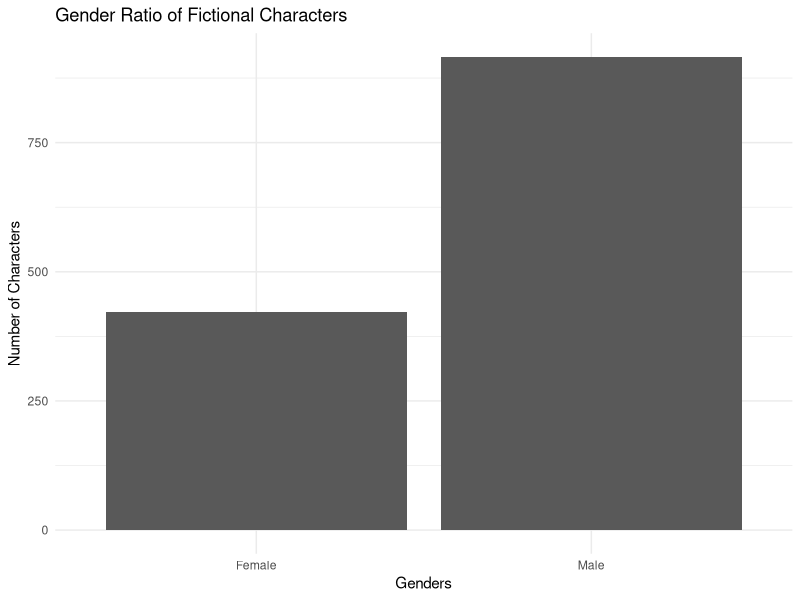
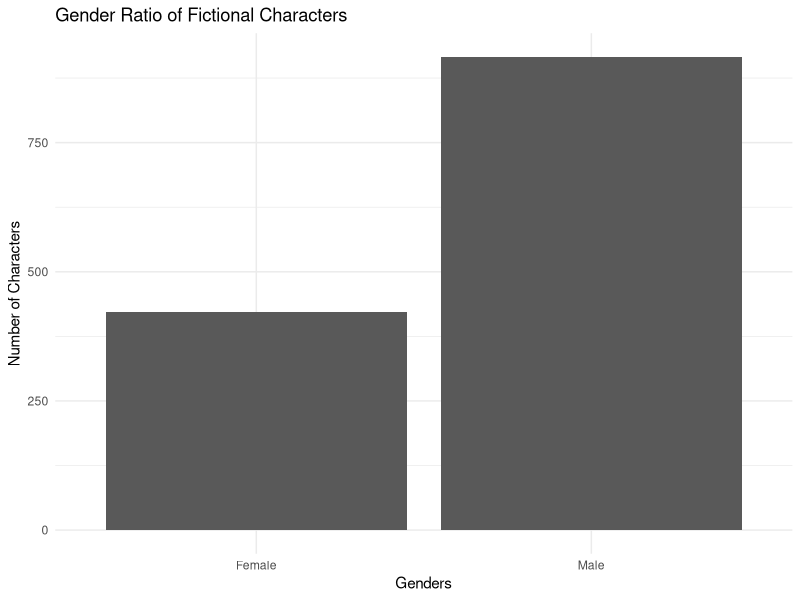
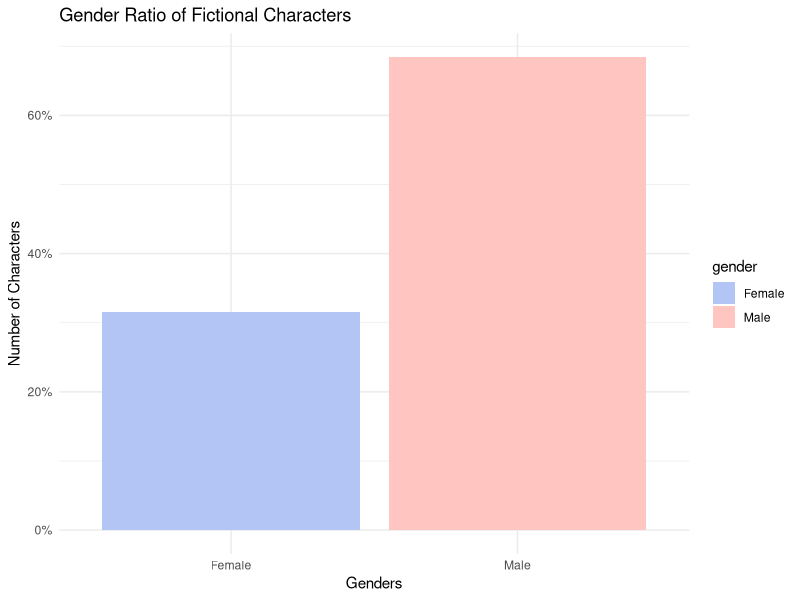

Write the R code that produced these figures, in order.
library(tidyverse)
library(readr)
library(ggplot2)
library(stringr)

character_list <- read_csv("dictionary_fictional_characters_gender.csv")

filtered_gender <- character_list|>
  mutate(gender = case_when(gender == 'Boy' ~ 'Male',
                            gender == 'Female' ~'Female',
                            gender == 'Hermaphrodite' ~ 'Intersex',
                            gender == 'Girl'~ 'Female',
                            gender == 'Man'~ 'Male',
                            gender == 'Male'~ 'Male',
                            TRUE~ NA)) |>
  na.omit() |>
  filter(gender == 'Male'| gender== 'Female'| gender == 'Intersex') |>
  unique() 
  

ggplot(data = filtered_gender) + 
  aes(x = gender)+
  geom_bar()+
  labs(title = 'Gender Ratio of Fictional Characters') +
  xlab('Genders') +
  ylab('Number of Characters')+
  theme_minimal()

ggsave('character_bar.pdf')

ratio_gender <- ggplot(data = filtered_gender) +
  aes(x= gender, fill = gender)+
  geom_bar(aes(y = after_stat(count / sum(count)))) +
  scale_y_continuous(labels = scales::percent)+
  labs(title = 'Gender Ratio of Fictional Characters') +
  xlab('Genders') +
  ylab('Number of Characters')+
  theme_minimal() +
  scale_fill_manual(values = c('#b3c5f4','#ffc6c1','#b57edc'))
  
ggsave('ratio_gender.pdf')

